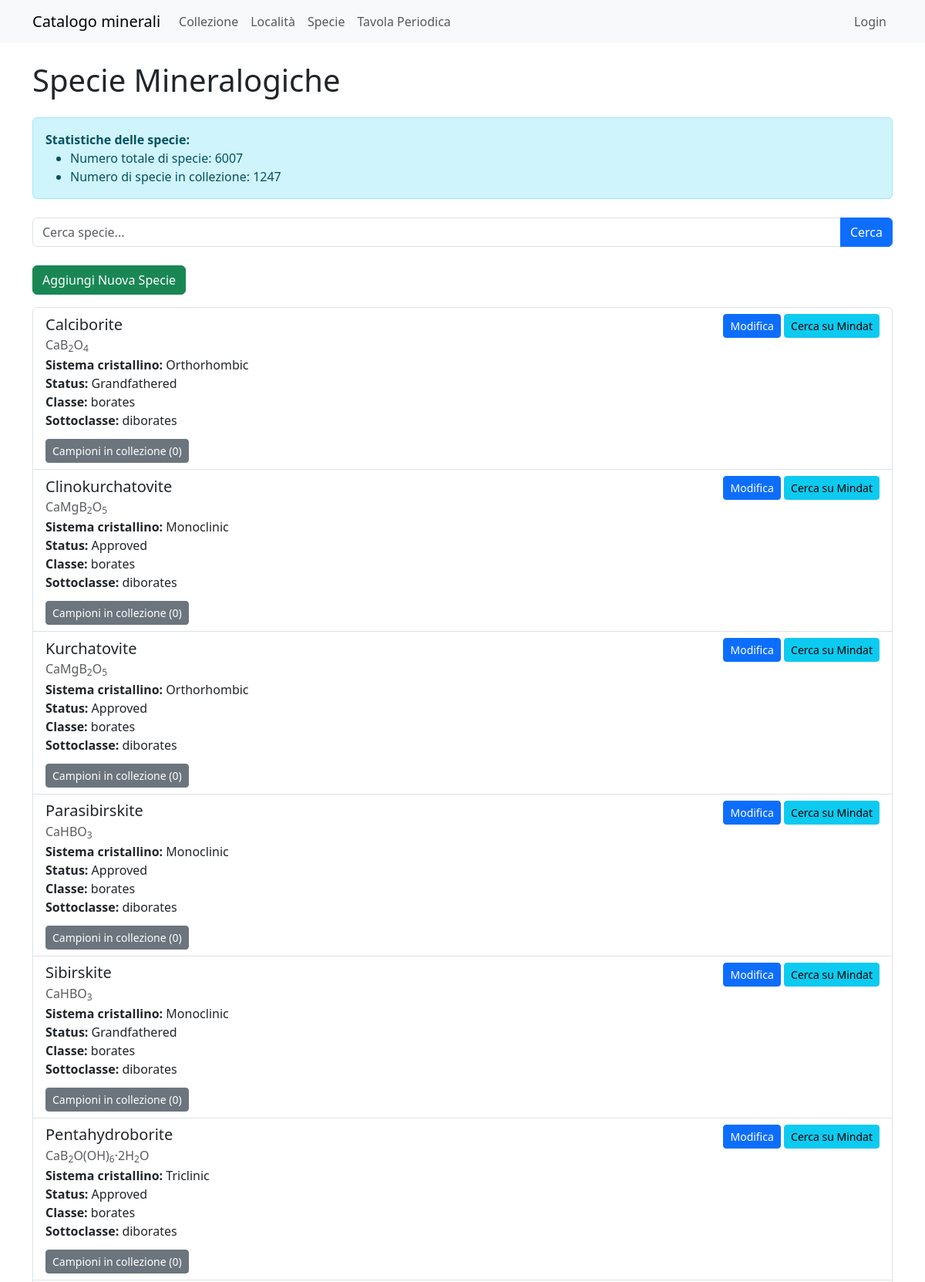
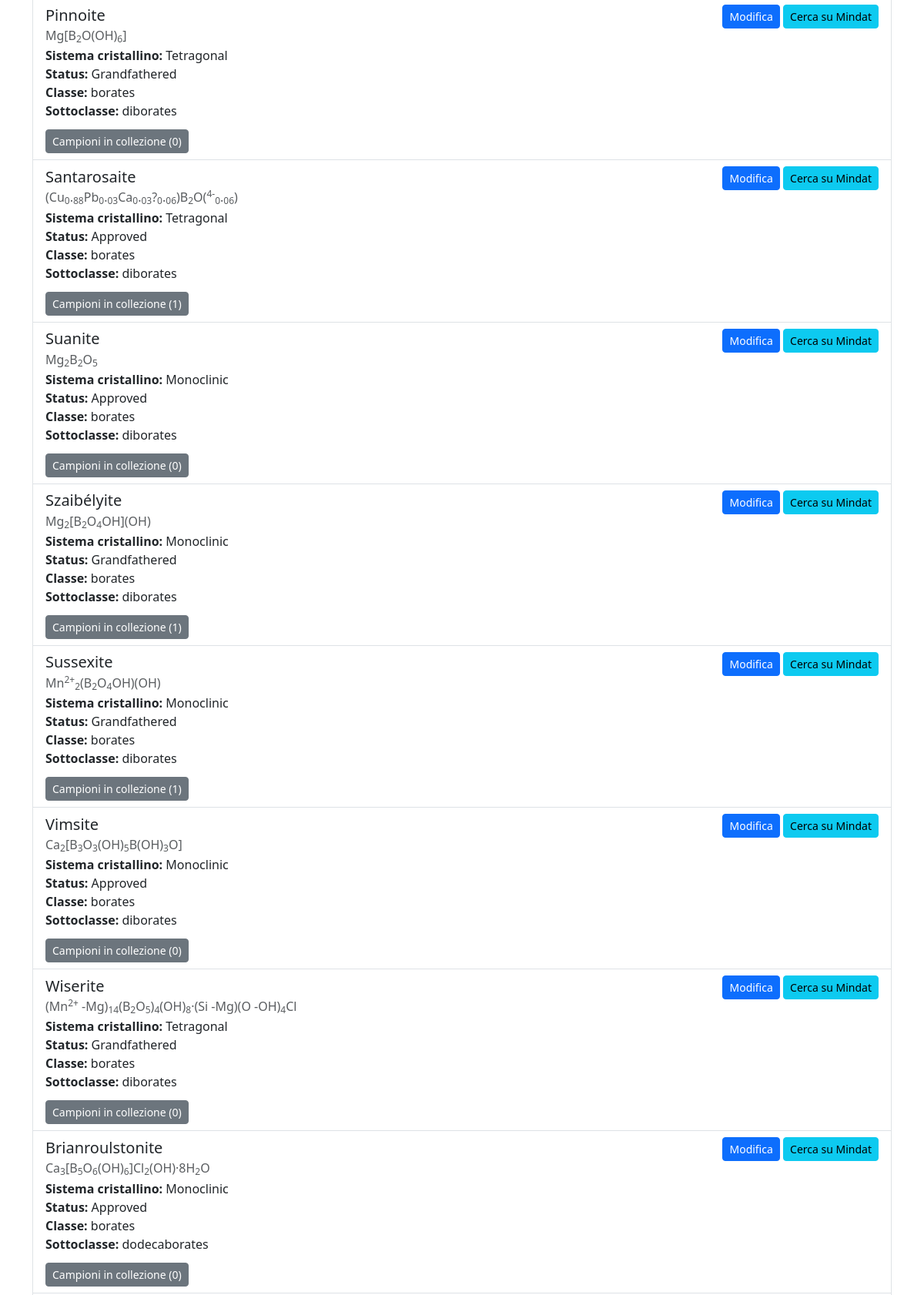
Page /specie (upper part) on the committed database (2 pictures, top to bottom).
### models.py (models this page shows, shortened)
class Specie(db.Model, SerializerMixin):
    id = db.Column(db.Integer, primary_key=True)
    specie = db.Column(db.String(100), unique=True, nullable=False)
    formula = db.Column(db.String(255))
    sistema_xx = db.Column(db.String(50))  # Manteniamo temporaneamente questa colonna
    sistema_xx_id = db.Column(db.Integer, db.ForeignKey('sistema_xx.id', name='fk_specie_sistema_xx'))
    status = db.Column(db.String(50))
    sottogruppo = db.Column(db.String(50))
    gruppo = db.Column(db.String(100))
    supergruppo = db.Column(db.String(50))
    famiglia = db.Column(db.String(50))
    sottoclasse = db.Column(db.String(100))
    classe = db.Column(db.String(100))
    sistema_xx_rel = db.relationship('SistemaXX', back_populates='specie')
    campioni = db.relationship('Collezione', back_populates='specie_rel', lazy='dynamic')
    serialize_rules = ('-campioni', '-sistema_xx_rel')
    @property
    def formatted_formula(self):
        if self.formula:
            return self.formattazione_formula(self.formula)
        return ""
    @staticmethod
    def formattazione_formula(formula):
        formula = re.sub(r'(\d+)([+-])', r'<sup>\1\2</sup>', formula)
        formula = re.sub(r'(?<!<sup>)(?<!·)(\d+)(?!<)', r'<sub>\1</sub>', formula)
        return formula

### app.py (the view, shortened to what this page needs)
@app.route('/specie')
def specie():
    page = request.args.get('page', 1, type=int)
    search = request.args.get('search', '')
    per_page = 15
    query = db.session.query(Specie, func.count(Collezione.id).label('campioni_count'))\
        .outerjoin(Collezione)\
        .group_by(Specie.id)
    pagination = query.paginate(page=page, per_page=per_page, error_out=False)
    total_specie = Specie.query.count()
    specie_in_collezione = db.session.query(
        func.count(func.distinct(Specie.id))
    ).join(Collezione).filter(Collezione.specie_id.isnot(None)).scalar()
    specie_list = pagination.items
    return render_template('specie.html',
                           specie_list=specie_list,
                           pagination=pagination,
                           total_specie=total_specie,
                           specie_in_collezione=specie_in_collezione,
                           search=search)

### app.py (called while the page is built, shortened)
@app.before_request
def create_admin_user():
    global is_first_request

@app.context_processor
def inject_specie_valide():
    specie_valide_count = db.session.query(func.count(func.distinct(Collezione.specie_id))).filter(Collezione.specie_id.isnot(None)).scalar()
    return {'specie_valide': specie_valide_count}

### templates/specie.html (shortened to what this page needs)
{% extends "base.html" %}
{% block content %}
<h1 class="mb-4">Specie Mineralogiche</h1>
<div class="alert alert-info mb-4">
    <p class="mb-0"><strong>Statistiche delle specie:</strong></p>
    <ul class="mb-0">
        <li>Numero totale di specie: {{ total_specie }}</li>
        <li>Numero di specie in collezione: {{ specie_in_collezione }}</li>
    </ul>
</div>
<form method="GET" class="mb-4">
    <div class="input-group">
        <input type="text" id="specie-search" name="search" class="form-control" placeholder="Cerca specie..." value="{{ search }}">
        <button class="btn btn-primary" type="submit">Cerca</button>
    </div>
</form>
<a href="{{ url_for('new_specie') }}" class="btn btn-success mb-3">Aggiungi Nuova Specie</a>
<div class="list-group">
    {% for specie, campioni_count in specie_list %}
    <div class="list-group-item">
        <div class="d-flex justify-content-between align-items-center">
            <h5 class="mb-1">{{ specie.specie }}</h5>
            <div>
                <a href="{{ url_for('edit_specie', id=specie.id) }}" class="btn btn-primary btn-sm">Modifica</a>
                <a href="https://www.mindat.org/search.php?search={{ specie.specie }}" target="_blank" class="btn btn-info btn-sm">Cerca su Mindat</a>
            </div>
        </div>
        <h6 class="mb-1 text-muted">{{ specie.formatted_formula|safe }}</h6>
        <p class="mb-1">
            <strong>Sistema cristallino:</strong> {{ specie.sistema_xx }}<br>
            <strong>Status:</strong> {{ specie.status }}<br>
            <strong>Classe:</strong> {{ specie.classe }}<br>
            <strong>Sottoclasse:</strong> {{ specie.sottoclasse }}
        </p>
        <button class="btn btn-secondary btn-sm mt-2" type="button" data-bs-toggle="collapse" data-bs-target="#campioni{{ specie.id }}" aria-expanded="false" aria-controls="campioni{{ specie.id }}">
            Campioni in collezione ({{ campioni_count }})
        </button>
    </div>
    {% endfor %}
</div>
{% endblock %}

### rows in the picture
Specie: specie "Calciborite", formatted_formula "CaB 2 O 4", sistema_xx "Orthorhombic", status "Grandfathered", classe "borates", sottoclasse "diborates", campioni_count "0"
Specie: specie "Clinokurchatovite", formatted_formula "CaMgB 2 O 5", sistema_xx "Monoclinic", status "Approved", classe "borates", sottoclasse "diborates", campioni_count "0"
Specie: specie "Kurchatovite", formatted_formula "CaMgB 2 O 5", sistema_xx "Orthorhombic", status "Approved", classe "borates", sottoclasse "diborates", campioni_count "0"
Specie: specie "Parasibirskite", formatted_formula "CaHBO 3", sistema_xx "Monoclinic", status "Approved", classe "borates", sottoclasse "diborates", campioni_count "0"
Specie: specie "Sibirskite", formatted_formula "CaHBO 3", sistema_xx "Monoclinic", status "Grandfathered", classe "borates", sottoclasse "diborates", campioni_count "0"
Specie: specie "Pentahydroborite", formatted_formula "CaB 2 O(OH) 6 ·2H 2 O", sistema_xx "Triclinic", status "Approved", classe "borates", sottoclasse "diborates", campioni_count "0"
Specie: specie "Pinnoite", formatted_formula "Mg[B 2 O(OH) 6 ]", sistema_xx "Tetragonal", status "Grandfathered", classe "borates", sottoclasse "diborates", campioni_count "0"
Specie: specie "Santarosaite", formatted_formula "(Cu 0 . 88 Pb 0 . 03 Ca 0 . 03 ? 0 . 06 )B 2 O( 4- 0 . 06 )", sistema_xx "Tetragonal", status "Approved", classe "borates", sottoclasse "diborates", campioni_count "1"
Specie: specie "Suanite", formatted_formula "Mg 2 B 2 O 5", sistema_xx "Monoclinic", status "Approved", classe "borates", sottoclasse "diborates", campioni_count "0"
Specie: specie "Szaibélyite", formatted_formula "Mg 2 [B 2 O 4 OH](OH)", sistema_xx "Monoclinic", status "Grandfathered", classe "borates", sottoclasse "diborates", campioni_count "1"
Specie: specie "Sussexite", formatted_formula "Mn 2+ 2 (B 2 O 4 OH)(OH)", sistema_xx "Monoclinic", status "Grandfathered", classe "borates", sottoclasse "diborates", campioni_count "1"
Specie: specie "Vimsite", formatted_formula "Ca 2 [B 3 O 3 (OH) 5 B(OH) 3 O]", sistema_xx "Monoclinic", status "Approved", classe "borates", sottoclasse "diborates", campioni_count "0"
Specie: specie "Wiserite", formatted_formula "(Mn 2+ -Mg) 14 (B 2 O 5 ) 4 (OH) 8 ·(Si -Mg)(O -OH) 4 Cl", sistema_xx "Tetragonal", status "Grandfathered", classe "borates", sottoclasse "diborates", campioni_count "0"
Specie: specie "Brianroulstonite", formatted_formula "Ca 3 [B 5 O 6 (OH) 6 ]Cl 2 (OH)·8H 2 O", sistema_xx "Monoclinic", status "Approved", classe "borates", sottoclasse "dodecaborates", campioni_count "0"

### other values in the picture
{{ total_specie }} "6007"
{{ specie_in_collezione }} "1247"
